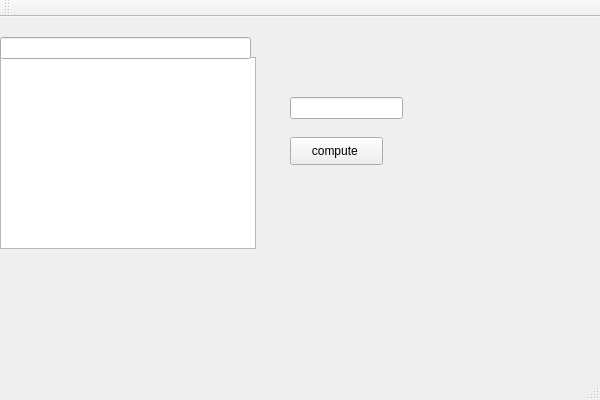
<?xml version="1.0" encoding="UTF-8"?>
<ui version="4.0">
 <class>test13Class</class>
 <widget class="QMainWindow" name="test13Class">
  <property name="geometry">
   <rect>
    <x>0</x>
    <y>0</y>
    <width>600</width>
    <height>400</height>
   </rect>
  </property>
  <property name="windowTitle">
   <string>test13</string>
  </property>
  <widget class="QWidget" name="centralWidget">
   <widget class="QListWidget" name="weatherListWidget">
    <property name="geometry">
     <rect>
      <x>0</x>
      <y>40</y>
      <width>256</width>
      <height>192</height>
     </rect>
    </property>
   </widget>
   <widget class="QLineEdit" name="filterInput">
    <property name="geometry">
     <rect>
      <x>0</x>
      <y>20</y>
      <width>251</width>
      <height>22</height>
     </rect>
    </property>
   </widget>
   <widget class="QLineEdit" name="descInput">
    <property name="geometry">
     <rect>
      <x>290</x>
      <y>80</y>
      <width>113</width>
      <height>22</height>
     </rect>
    </property>
   </widget>
   <widget class="QPushButton" name="totalButton">
    <property name="geometry">
     <rect>
      <x>290</x>
      <y>120</y>
      <width>93</width>
      <height>28</height>
     </rect>
    </property>
    <property name="text">
     <string>compute </string>
    </property>
   </widget>
   <widget class="QLabel" name="totalLabel">
    <property name="geometry">
     <rect>
      <x>470</x>
      <y>100</y>
      <width>71</width>
      <height>51</height>
     </rect>
    </property>
    <property name="text">
     <string/>
    </property>
   </widget>
  </widget>
  <widget class="QMenuBar" name="menuBar">
   <property name="geometry">
    <rect>
     <x>0</x>
     <y>0</y>
     <width>600</width>
     <height>26</height>
    </rect>
   </property>
  </widget>
  <widget class="QToolBar" name="mainToolBar">
   <attribute name="toolBarArea">
    <enum>TopToolBarArea</enum>
   </attribute>
   <attribute name="toolBarBreak">
    <bool>false</bool>
   </attribute>
  </widget>
  <widget class="QStatusBar" name="statusBar"/>
 </widget>
 <layoutdefault spacing="6" margin="11"/>
 <resources>
  <include location="test13.qrc"/>
 </resources>
 <connections/>
</ui>
